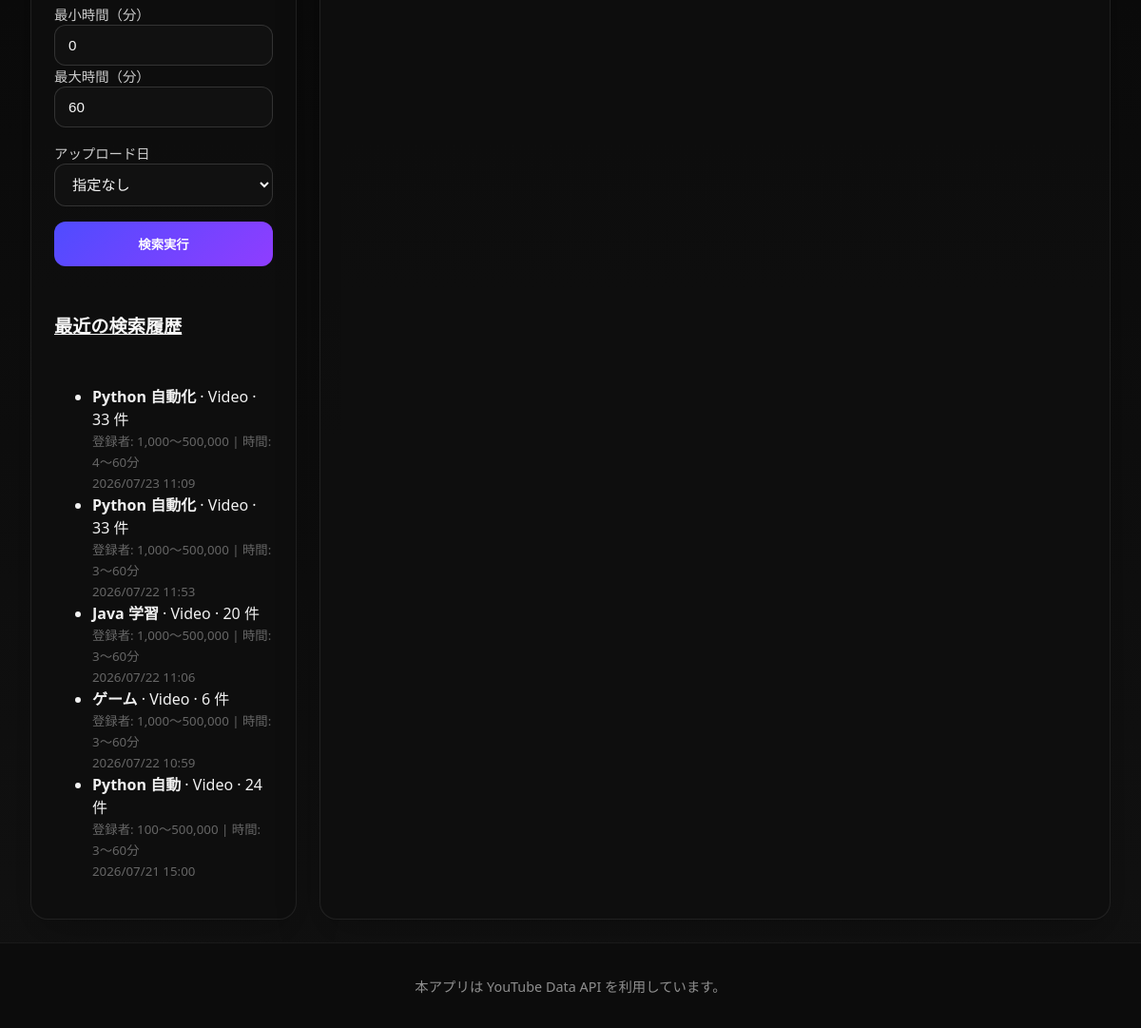
Page / (signed in, lower part) on the earlier database version.
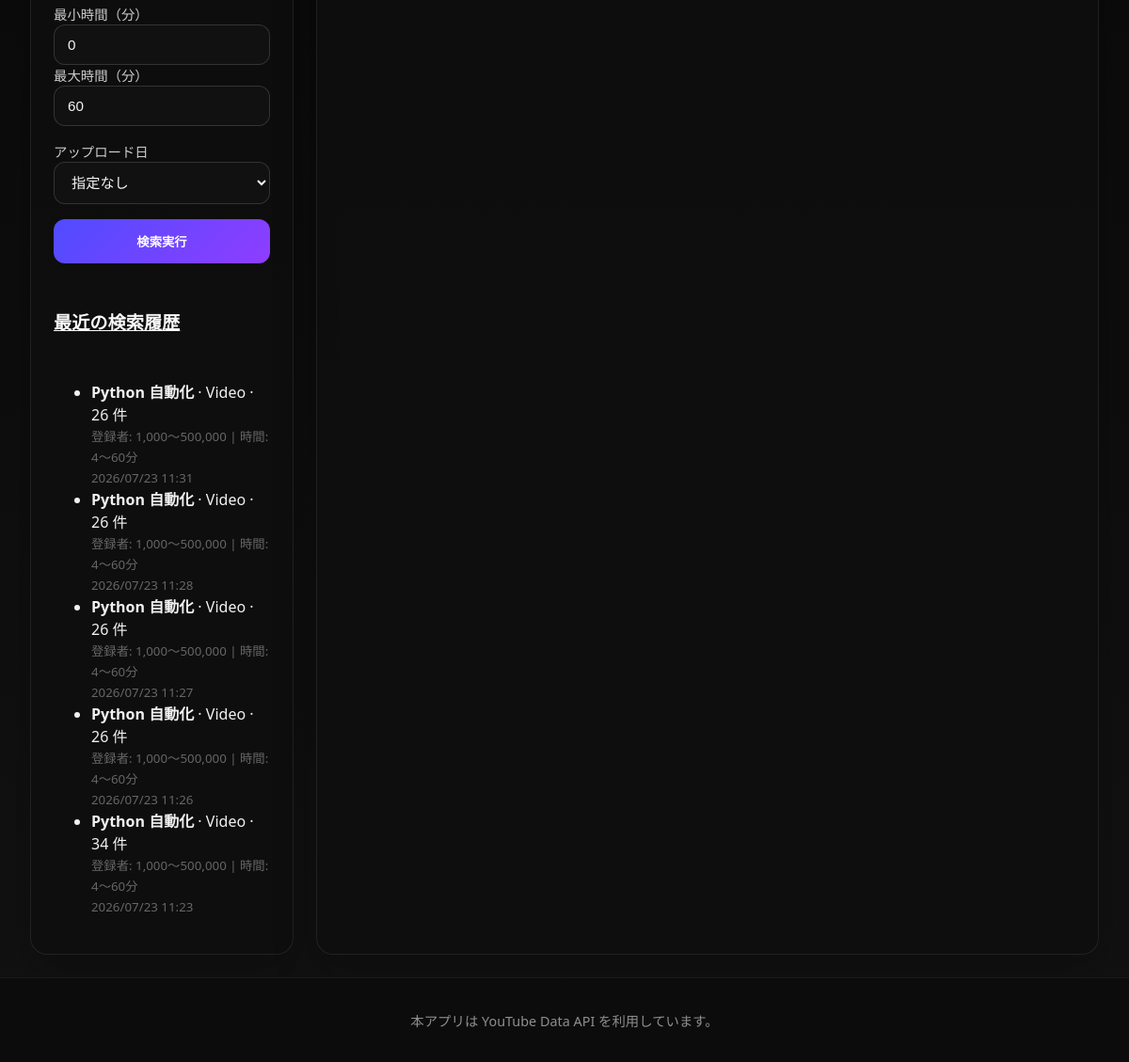
Same page on the later database version.
### youtube_app/models.py (models this page shows, shortened)
class SearchHistory(models.Model):
    target = models.CharField(max_length=16, default='video')
    query = models.CharField(max_length=255)
    order = models.CharField(max_length=32, default='viewCount')
    lower_threshold = models.PositiveIntegerField(default=100000)
    upper_threshold = models.PositiveIntegerField(default=500000)
    min_duration = models.PositiveIntegerField(default=0)
    max_duration = models.PositiveIntegerField(default=60)
    date_option = models.CharField(max_length=16, default='none')
    results_count = models.PositiveIntegerField(default=0)
    created_at = models.DateTimeField(auto_now_add=True)
    user = models.ForeignKey(User, on_delete=models.CASCADE, related_name='search_histories', null=True, blank=True)
    class Meta:
        ordering = ['-created_at']

### youtube_app/views.py (the view, shortened to what this page needs)
# urls.py: path('', views.search_view, name='search'),
def search_view(request):
    if not request.GET and 'last_search_params' in request.session:
        saved_params = request.session['last_search_params']
        context = get_query_parameters(request) # デフォルト値で初期化
        context.update(saved_params)            # 保存されていた値で上書き
    else:
        context = get_query_parameters(request)
    context['base_query_string'] = build_query_string_without_select(request)
    context['is_video_mode'] = context['target'] == 'video'
    context['results'] = []
    context['error_message'] = ''
    favorite_lists = []
    if request.user.is_authenticated:
        for i in range(1, 6):
            obj, created = FavoriteList.objects.get_or_create(
                user=request.user, index=i,
                defaults={'name': f'リスト {i}'}
            )
            favorite_lists.append(obj)
    context['favorite_lists'] = favorite_lists
    context['recent_history'] = SearchHistory.objects.filter(user=request.user)[:5] if request.user.is_authenticated else []
    return render(request, 'youtube_app/search.html', context)

### youtube_app/views.py (called while the page is built)
def get_query_parameters(request: HttpRequest) -> dict:
    return {
        'target': request.GET.get('target', 'video'),
        'query': request.GET.get('query', 'Python 自動化'),
        'order': request.GET.get('order', 'viewCount'),
        'lower_threshold': int(request.GET.get('lower_threshold', 100000) or 100000),
        'upper_threshold': int(request.GET.get('upper_threshold', 500000) or 500000),
        'min_duration': int(request.GET.get('min_duration', 0) or 0),
        'max_duration': int(request.GET.get('max_duration', 60) or 60),
        'date_option': request.GET.get('date_option', 'none'),
        'selected_video_id': request.GET.get('select', ''),
    }

def build_query_string_without_select(request):
    params = request.GET.copy()
    params.pop('select', None)
    return params.urlencode()

### youtube_app/templates/youtube_app/search.html (shortened to what this page needs)
{% load static humanize %}
<!DOCTYPE html>
<html lang="ja">
<head>
    <link rel="stylesheet" href="{% static 'youtube_app/style.css' %}">
</head>
<body>
    <div class="page-shell">
        <main class="layout-grid">
            <section class="panel sidebar-panel">
                <div class="panel-card">
                    <form method="get" class="search-form">
                        <div class="field-group columns-2 video-filter">
                            <div>
                                <label for="min_duration">最小時間（分）</label>
                                <input id="min_duration" name="min_duration" type="number" min="0" value="{{ min_duration }}">
                            </div>
                            <div>
                                <label for="max_duration">最大時間（分）</label>
                                <input id="max_duration" name="max_duration" type="number" min="0" value="{{ max_duration }}">
                            </div>
                        </div>
                        <div class="field-group video-filter">
                            <label for="date_option">アップロード日</label>
                            <select id="date_option" name="date_option">
                                <option value="none" {% if date_option == 'none' %}selected{% endif %}>指定なし</option>
                            </select>
                        </div>
                        <div class="actions">
                            <button type="submit" class="primary-button">検索実行</button>
                        </div>
                    </form>
                </div>
                <div class="panel-card history-panel">
                    <h2><a href="{% url 'youtube_app:history' %}" style="color: inherit; text-decoration: underline;">最近の検索履歴</a></h2>
                    {% if recent_history %}
                        <ul class="history-list">
                            {% for history in recent_history %}
                                <li>
                                    <strong>{{ history.query }}</strong> · {{ history.target|title }} · {{ history.results_count }} 件<br>
                                    <small style="color: #666;">
                                        登録者: {{ history.lower_threshold|intcomma }}〜{{ history.upper_threshold|intcomma }}
                                        {% if history.target == 'video' %}| 時間: {{ history.min_duration }}〜{{ history.max_duration }}分{% endif %}<br>
                                        {{ history.created_at|date:'Y/m/d H:i' }}
                                    </small>
                                </li>
                            {% endfor %}
                        </ul>
                    {% else %}
                        <div class="message info">検索履歴はまだありません。</div>
                    {% endif %}
                </div>
            </section>
            <section class="panel results-panel">
            </section>
        </main>
        <footer class="app-footer">
            <p>本アプリは YouTube Data API を利用しています。</p>
        </footer>
    </div>
</body>
</html>

Differences in the rows shown:
no longer on this page (row unchanged): SearchHistory: query "Python 自動化", target "Video", results_count "33", lower_threshold "1,000", upper_threshold "500,000", min_duration "4", max_duration "60", created_at "2026/07/23 11:09"
no longer on this page (row unchanged): SearchHistory: query "Python 自動化", target "Video", results_count "33", lower_threshold "1,000", upper_threshold "500,000", min_duration "3", max_duration "60", created_at "2026/07/22 11:53"
no longer on this page (row unchanged): SearchHistory: query "Java 学習", target "Video", results_count "20", lower_threshold "1,000", upper_threshold "500,000", min_duration "3", max_duration "60", created_at "2026/07/22 11:06"
no longer on this page (row unchanged): SearchHistory: query "ゲーム", target "Video", results_count "6", lower_threshold "1,000", upper_threshold "500,000", min_duration "3", max_duration "60", created_at "2026/07/22 10:59"
no longer on this page (row unchanged): SearchHistory: query "Python 自動", target "Video", results_count "24", lower_threshold "100", upper_threshold "500,000", min_duration "3", max_duration "60", created_at "2026/07/21 15:00"
added SearchHistory: query "Python 自動化", target "Video", results_count "26", lower_threshold "1,000", upper_threshold "500,000", min_duration "4", max_duration "60", created_at "2026/07/23 11:31"
added SearchHistory: query "Python 自動化", target "Video", results_count "26", lower_threshold "1,000", upper_threshold "500,000", min_duration "4", max_duration "60", created_at "2026/07/23 11:28"
added SearchHistory: query "Python 自動化", target "Video", results_count "26", lower_threshold "1,000", upper_threshold "500,000", min_duration "4", max_duration "60", created_at "2026/07/23 11:27"
added SearchHistory: query "Python 自動化", target "Video", results_count "26", lower_threshold "1,000", upper_threshold "500,000", min_duration "4", max_duration "60", created_at "2026/07/23 11:26"
added SearchHistory: query "Python 自動化", target "Video", results_count "34", lower_threshold "1,000", upper_threshold "500,000", min_duration "4", max_duration "60", created_at "2026/07/23 11:23"
